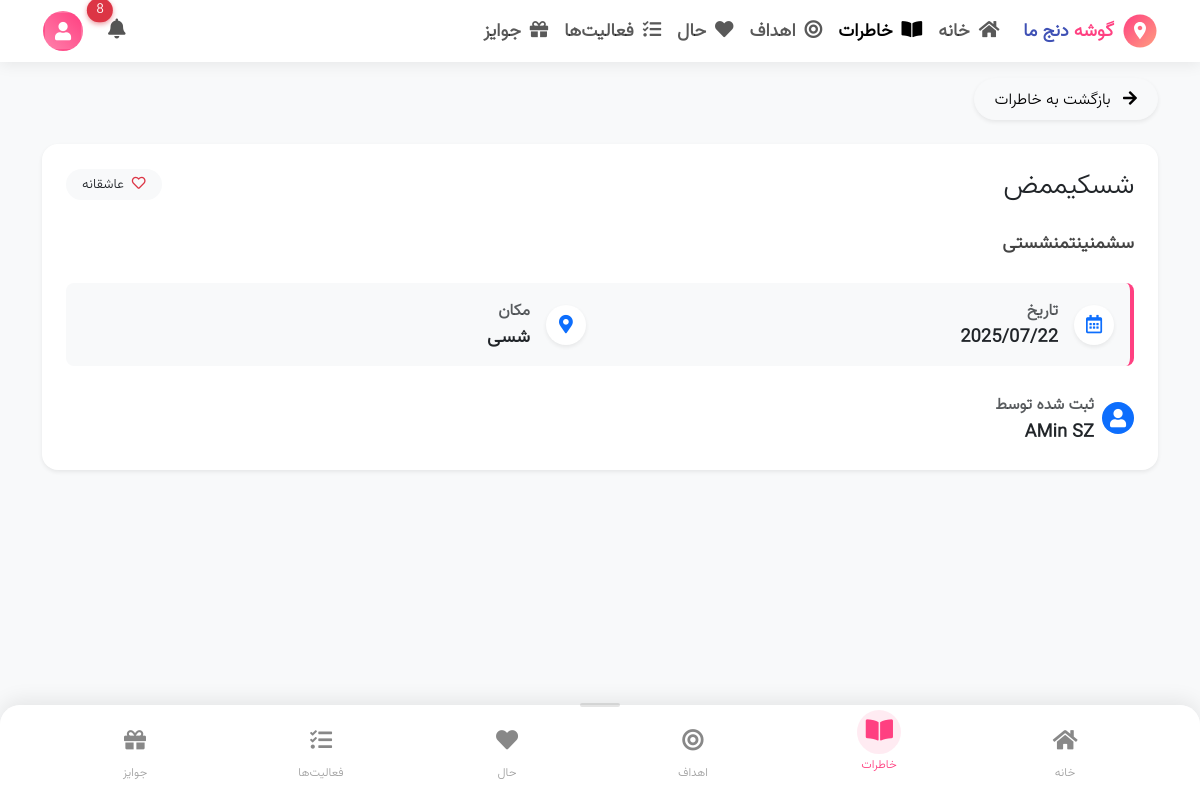
Screenshot of /memories/1/ (signed in) with the database file from the repository.
### memories/models.py (models this page shows, shortened)
class Memory(models.Model):
    MOOD_CHOICES = [
        ('happy', _('شاد')),
        ('love', _('عاشقانه')),
        ('excited', _('هیجان‌زده')),
        ('relaxed', _('آرام')),
        ('content', _('راضی')),
        ('sad', _('غمگین')),
        ('angry', _('عصبانی')),
        ('neutral', _('خنثی')),
        ('surprised', _('متعجب')),
        ('laughing', _('خندان')),
        ('cool', _('باحال')),
        ('silly', _('شوخ')),
        ('thinking', _('متفکر')),
    ]
    title = models.CharField(_('عنوان'), max_length=200)
    content = models.TextField(_('متن خاطره'))
    image = models.ImageField(_('تصویر (قدیمی)'), upload_to='memories/', blank=True, null=True,
                            help_text=_('این فیلد برای سازگاری با نسخه‌های قبلی حفظ شده است. لطفاً از قابلیت آپلود چند تصویر استفاده کنید.'))
    mood = models.CharField(_('حس و حال'), max_length=20, choices=MOOD_CHOICES, default='content')
    date = models.DateField(_('تاریخ'))
    location = models.CharField(_('مکان'), max_length=255, blank=True, null=True)
    user = models.ForeignKey(
        settings.AUTH_USER_MODEL,
        on_delete=models.CASCADE,
        related_name='memories',
        verbose_name=_('کاربر')
    )
    created_at = models.DateTimeField(_('تاریخ ایجاد'), auto_now_add=True)
    updated_at = models.DateTimeField(_('تاریخ بروزرسانی'), auto_now=True)
    class Meta:
        verbose_name = _('خاطره')
        verbose_name_plural = _('خاطرات')
        ordering = ['-date', '-created_at']
    def get_mood_icon(self):
        icons = {
            'happy': 'fa-smile',
            'love': 'fa-heart',
            'excited': 'fa-laugh-beam',
            'relaxed': 'fa-spa',
            'content': 'fa-smile-beam',
            'sad': 'fa-frown',
            'angry': 'fa-angry',
            'neutral': 'fa-meh',
            'surprised': 'fa-dizzy',
            'laughing': 'fa-laugh-squint',
            'cool': 'fa-glasses',
            'silly': 'fa-grin-tongue-wink',
            'thinking': 'fa-lightbulb',
        }
        return icons.get(self.mood, 'fa-smile')
    def get_mood_color(self):
        colors = {
            'happy': 'text-warning',
            'love': 'text-danger',
            'excited': 'text-warning',
            'relaxed': 'text-info',
            'content': 'text-success',
            'sad': 'text-primary',
            'angry': 'text-danger',
            'neutral': 'text-secondary',
            'surprised': 'text-purple',
            'laughing': 'text-warning',
            'cool': 'text-primary',
            'silly': 'text-success',
            'thinking': 'text-info',
        }
        return colors.get(self.mood, 'text-dark')

### core/models.py (models this page shows, shortened)
class User(AbstractUser):
    PARTNER_CHOICES = [
        ('partner1', 'Partner 1'),
        ('partner2', 'Partner 2'),
    ]
    partner_type = models.CharField(
        max_length=10,
        choices=PARTNER_CHOICES,
        default='partner1',
        verbose_name=_("Partner Type")
    )
    profile_picture = models.ImageField(
        upload_to='profile_pictures/',
        null=True,
        blank=True,
        verbose_name=_("Profile Picture")
    )
    points = models.PositiveIntegerField(default=0, verbose_name=_("Reward Points"))
    class Meta:
        verbose_name = _("User")
        verbose_name_plural = _("Users")

### memories/views.py (the view)
# urls.py: path('<int:pk>/', views.memory_detail, name='detail'),
@login_required
def memory_detail(request, pk):
    memory = get_object_or_404(
        Memory,
        pk=pk,
        user__in=[request.user, get_partner(request.user)]
    )
    memory_images = memory.images.all().order_by('order')
    return render(request, 'memories/detail.html', {
        'memory': memory,
        'memory_images': memory_images
    })

### core/views.py (called while the page is built)
def get_partner(user):
    if user.partner_type == 'partner1':
        return User.objects.filter(partner_type='partner2').first()
    else:
        return User.objects.filter(partner_type='partner1').first()

### notifications/context_processors.py (called while the page is built)
def notifications(request):
    if request.user.is_authenticated:
        unread_count = request.user.notifications.filter(is_read=False).count()
        recent_notifications = request.user.notifications.all()[:5]
        return {
            'unread_notifications_count': unread_count,
            'recent_notifications': recent_notifications,
        }
    return {}

### templates/memories/detail.html (shortened to what this page needs)
{% extends 'base/base.html' %}
{% load static %}
{% block content %}
<div class="container">
    <div class="mb-4">
        <a href="{% url 'memories:list' %}" class="btn btn-light rounded-pill shadow-sm">
            <i class="fas fa-arrow-right me-2"></i> بازگشت به خاطرات
        </a>
    </div>
    <div class="card border-0 shadow-sm overflow-hidden mb-4">
        <div class="card-body p-4">
            <div class="d-flex justify-content-between align-items-center mb-4">
                <h1 class="h3 mb-0">{{ memory.title }}</h1>
                {% if not memory.image and not memory_images %}
                    <span class="badge bg-light text-dark rounded-pill px-3 py-2">
                        <i class="far {{ memory.get_mood_icon }} {{ memory.get_mood_color }} me-1"></i>
                        {{ memory.get_mood_display }}
                    </span>
                {% endif %}
            </div>
            <div class="memory-content mb-4">
                {{ memory.content|linebreaks }}
            </div>
            <div class="memory-meta p-3 bg-light rounded-3 mb-4">
                <div class="row">
                    <div class="col-md-6 mb-2 mb-md-0">
                        <div class="d-flex align-items-center">
                            <div class="icon-circle bg-white shadow-sm me-3">
                                <i class="far fa-calendar-alt text-primary"></i>
                            </div>
                            <div>
                                <small class="text-muted d-block">تاریخ</small>
                                <strong>{{ memory.date|date:"Y/m/d" }}</strong>
                            </div>
                        </div>
                    </div>
                    {% if memory.location %}
                    <div class="col-md-6">
                        <div class="d-flex align-items-center">
                            <div class="icon-circle bg-white shadow-sm me-3">
                                <i class="fas fa-map-marker-alt text-primary"></i>
                            </div>
                            <div>
                                <small class="text-muted d-block">مکان</small>
                                <strong>{{ memory.location }}</strong>
                            </div>
                        </div>
                    </div>
                    {% endif %}
                </div>
            </div>
            <div class="d-flex justify-content-between align-items-center">
                <div class="d-flex align-items-center">
                    <div class="avatar-circle me-2">
                        {% if memory.user.profile_picture %}
                            <img src="{{ memory.user.profile_picture.url }}" alt="{{ memory.user.username }}" class="rounded-circle" style="width: 32px; height: 32px; object-fit: cover;">
                        {% else %}
                            <div class="rounded-circle bg-primary d-flex align-items-center justify-content-center text-white" style="width: 32px; height: 32px;">
                                <i class="fas fa-user"></i>
                            </div>
                        {% endif %}
                    </div>
                    <div>
                        <small class="text-muted">ثبت شده توسط</small>
                        <strong class="d-block">{{ memory.user.get_full_name|default:memory.user.username }}</strong>
                    </div>
                </div>
            </div>
        </div>
    </div>
</div>
{% endblock %}

### static/css/style.css (style rules this page uses)
:root { --primary-color: #FF4081; --primary-light: #FF80AB; --primary-dark: #C51162; --secondary-color: #3F51B5; --secondary-light: #7986CB; --secondary-dark: #303F9F; --light-color: #FFF0F5; --dark-color: #2A2A2A; --success-color: #4CAF50; --warning-color: #FFC107; --danger-color: #F44336; --info-color: #00BCD4; --primary-gradient: linear-gradient(135deg, #FF4081 0%, #FF80AB 100%); --secondary-gradient: linear-gradient(135deg, #3F51B5 0%, #7986CB 100%); --success-gradient: linear-gradient(135deg, #4CAF50 0%, #81C784 100%); --danger-gradient: linear-gradient(135deg, #F44336 0%, #E57373 100%); --shadow-sm: 0 2px 4px rgba(0,0,0,0.05); --shadow-md: 0 4px 8px rgba(0,0,0,0.1); --shadow-lg: 0 8px 16px rgba(0,0,0,0.1); --shadow-xl: 0 12px 24px rgba(0,0,0,0.15); --radius-sm: 4px; --radius-md: 8px; --radius-lg: 16px; --radius-xl: 24px; --radius-full: 9999px; }
html { scroll-behavior: smooth; }
body { font-family: Vazir, serif; background-color: #f8f9fa; color: var(--dark-color); overflow-x: hidden; text-rendering: optimizeSpeed; }
.card { border-radius: var(--radius-lg); border: none; box-shadow: var(--shadow-sm); transition: transform 0.3s ease, box-shadow 0.3s ease; will-change: transform; overflow: hidden; margin-bottom: 1.5rem; }
.btn { border-radius: var(--radius-md); padding: 0.5rem 1.25rem; font-weight: 500; transition: all 0.2s ease; position: relative; overflow: hidden; }
.btn::after { content: ''; position: absolute; top: 50%; left: 50%; width: 5px; height: 5px; background: rgba(255, 255, 255, 0.5); opacity: 0; border-radius: 100%; transform: scale(1, 1) translate(-50%, -50%); transform-origin: 50% 50%; }
.badge { border-radius: var(--radius-full); padding: 0.35em 0.65em; font-weight: 500; }

### templates/base/base.html (style rules this page uses)
body { font-family:Vazir,IRANSans,serif;background-color:#f8f9fa;color:#3A3A3A;overflow-x:hidden;font-size:16px }
h1, h2, h3, h4, h5, h6 { font-family: Vazir, IRANSans, serif; font-weight: 600; letter-spacing: -0.02em; }
.btn, .nav-link { font-family: Vazir, IRANSans, serif; font-weight: 600; font-size: 1.2rem; }

### templates/memories/detail.html (style rules this page uses)
.memory-content { font-size: 1.1rem; line-height: 1.8; color: #444; }
.icon-circle { width: 40px; height: 40px; border-radius: 50%; display: flex; align-items: center; justify-content: center; }
.memory-meta { border-right: 4px solid var(--primary-color); }

### rows the page displays
Memory: title "شسکیممض", mood "عاشقانه", content "سشمنینتمنشستی", date "2025/07/22", location "شسی", user.get_full_name "AMin SZ"

### other values shown
{{ unread_notifications_count }} "8"
